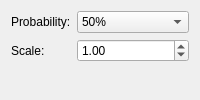
<?xml version="1.0" encoding="UTF-8"?>
<ui version="4.0">
 <class>ThermalEllipsoidSettingsWidget</class>
 <widget class="QWidget" name="ThermalEllipsoidSettingsWidget">
  <layout class="QFormLayout" name="formLayout">
   <item row="0" column="0"><widget class="QLabel" name="probabilityLabel"><property name="text"><string>Probability:</string></property></widget></item>
   <item row="0" column="1"><widget class="QComboBox" name="probabilityCombo"><item><property name="text"><string>50%</string></property></item><item><property name="text"><string>90%</string></property></item><item><property name="text"><string>99%</string></property></item></widget></item>
   <item row="1" column="0"><widget class="QLabel" name="scaleLabel"><property name="text"><string>Scale:</string></property></widget></item>
   <item row="1" column="1"><widget class="QDoubleSpinBox" name="scaleSpin"><property name="minimum"><double>0.010000000000000</double></property><property name="maximum"><double>100.000000000000000</double></property><property name="singleStep"><double>0.100000000000000</double></property><property name="value"><double>1.000000000000000</double></property></widget></item>
  </layout>
 </widget>
 <resources/>
 <connections/>
</ui>
